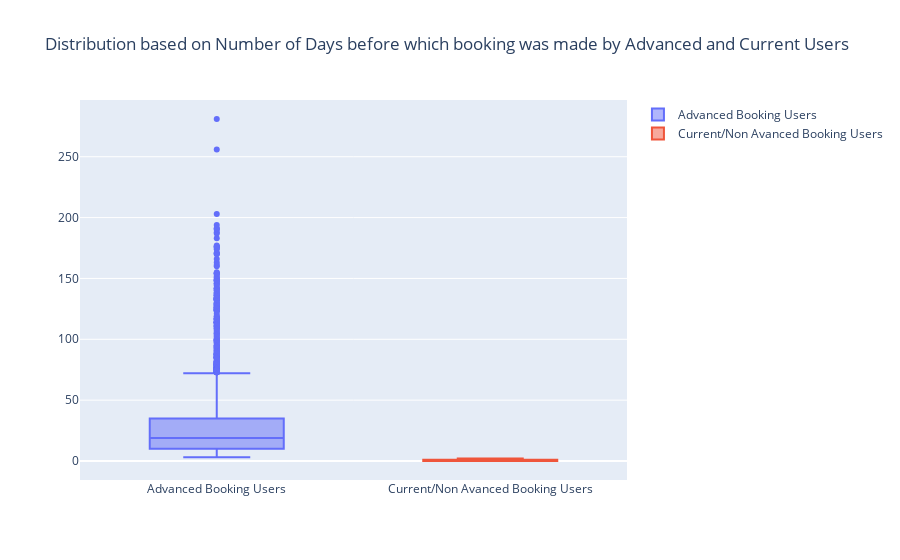

Write notebook code for a chart like this one.
### Markdown cell above
Presenting the distribution of the two dataframes (**dfad** and **dfnad**) on a box plot

### Code cell
trace0 = go.Box(y = dfad['timedelta_days'], name = 'Advanced Booking Users')
trace1 = go.Box(y = dfnad['timedelta_days'], name = 'Current/Non Avanced Booking Users')
data = [trace0, trace1]
layout = go.Layout(title = 'Distribution based on Number of Days before which booking was made by Advanced and Current Users')
fig = go.Figure(data = data, layout = layout)
iplot(fig)

### Figure 1 — Plotly figure (JSON) as saved in the notebook; plotly's stock layout.template omitted (floating-point values rounded to 4 significant figures; data arrays with more than 128 entries replaced by an {"elided": "..."} marker saying what was removed)
{"data": [{"name": "Advanced Booking Users", "type": "box", "y": {"elided": "3990 int values"}}, {"name": "Current/Non Avanced Booking Users", "type": "box", "y": {"elided": "1108 int values"}}], "layout": {"title": {"text": "Distribution based on Number of Days before which booking was made by Advanced and Current Users"}}}
